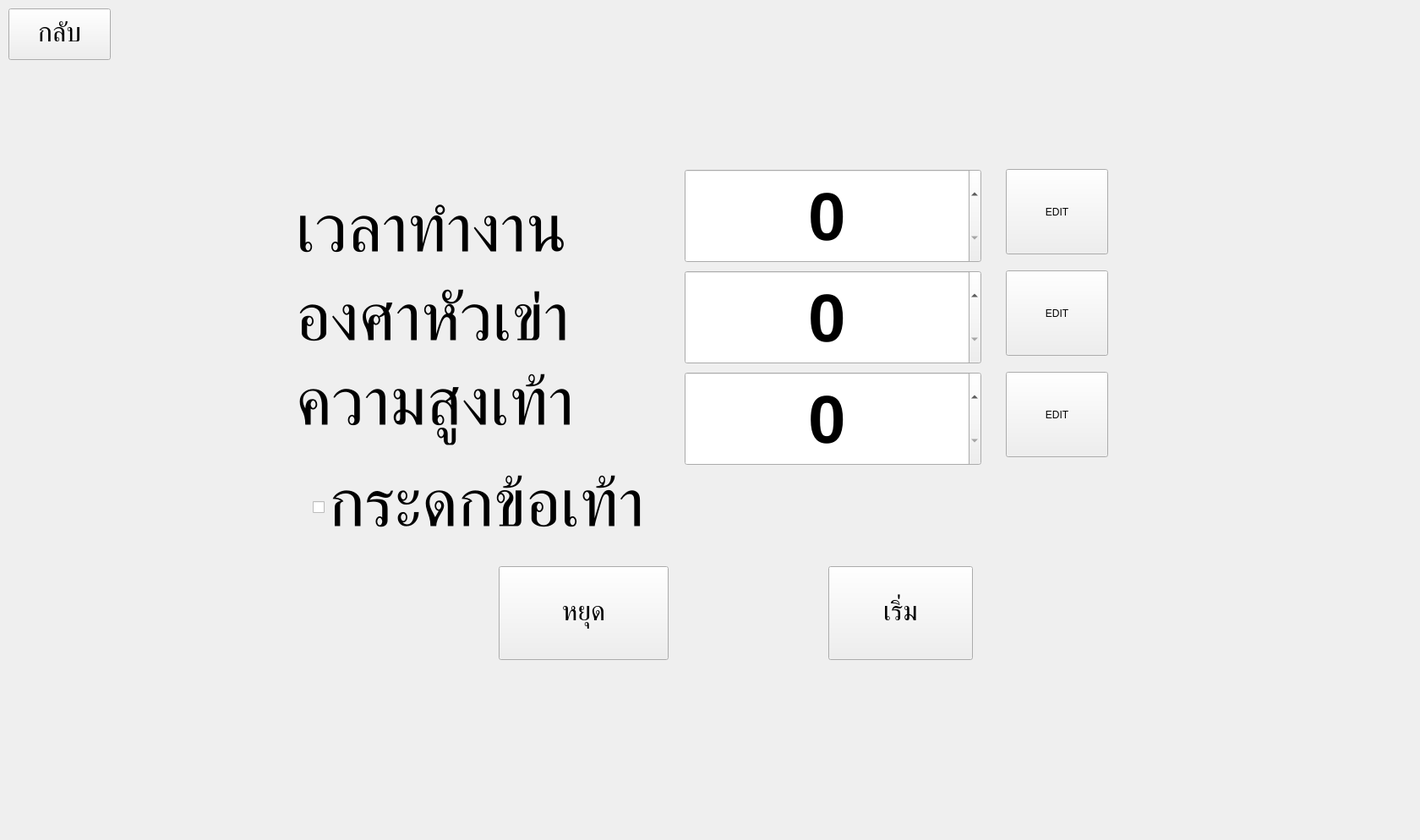
<?xml version="1.0" encoding="UTF-8"?>
<ui version="4.0">
 <class>Form</class>
 <widget class="QWidget" name="Form">
  <property name="geometry">
   <rect>
    <x>0</x>
    <y>0</y>
    <width>1680</width>
    <height>994</height>
   </rect>
  </property>
  <property name="windowTitle">
   <string>Form</string>
  </property>
  <widget class="QPushButton" name="pushButton">
   <property name="geometry">
    <rect>
     <x>590</x>
     <y>670</y>
     <width>201</width>
     <height>111</height>
    </rect>
   </property>
   <property name="font">
    <font>
     <family>Courier</family>
     <pointsize>24</pointsize>
    </font>
   </property>
   <property name="text">
    <string>หยุด</string>
   </property>
  </widget>
  <widget class="QPushButton" name="pushButton_2">
   <property name="geometry">
    <rect>
     <x>980</x>
     <y>670</y>
     <width>171</width>
     <height>111</height>
    </rect>
   </property>
   <property name="font">
    <font>
     <family>Courier</family>
     <pointsize>24</pointsize>
    </font>
   </property>
   <property name="text">
    <string>เริ่ม</string>
   </property>
  </widget>
  <widget class="QSpinBox" name="spinBox">
   <property name="geometry">
    <rect>
     <x>810</x>
     <y>200</y>
     <width>351</width>
     <height>111</height>
    </rect>
   </property>
   <property name="sizePolicy">
    <sizepolicy hsizetype="Maximum" vsizetype="Fixed">
     <horstretch>0</horstretch>
     <verstretch>0</verstretch>
    </sizepolicy>
   </property>
   <property name="font">
    <font>
     <pointsize>60</pointsize>
     <weight>75</weight>
     <italic>false</italic>
     <bold>true</bold>
    </font>
   </property>
   <property name="focusPolicy">
    <enum>Qt::WheelFocus</enum>
   </property>
   <property name="autoFillBackground">
    <bool>false</bool>
   </property>
   <property name="wrapping">
    <bool>false</bool>
   </property>
   <property name="alignment">
    <set>Qt::AlignCenter</set>
   </property>
  </widget>
  <widget class="QSpinBox" name="spinBox_2">
   <property name="geometry">
    <rect>
     <x>810</x>
     <y>320</y>
     <width>351</width>
     <height>111</height>
    </rect>
   </property>
   <property name="font">
    <font>
     <pointsize>60</pointsize>
     <weight>75</weight>
     <italic>false</italic>
     <bold>true</bold>
    </font>
   </property>
   <property name="alignment">
    <set>Qt::AlignCenter</set>
   </property>
   <property name="buttonSymbols">
    <enum>QAbstractSpinBox::UpDownArrows</enum>
   </property>
   <property name="maximum">
    <number>150</number>
   </property>
  </widget>
  <widget class="QCheckBox" name="checkBox">
   <property name="geometry">
    <rect>
     <x>370</x>
     <y>540</y>
     <width>451</width>
     <height>121</height>
    </rect>
   </property>
   <property name="font">
    <font>
     <family>Courier</family>
     <pointsize>60</pointsize>
    </font>
   </property>
   <property name="text">
    <string>กระดกข้อเท้า</string>
   </property>
   <property name="iconSize">
    <size>
     <width>30</width>
     <height>30</height>
    </size>
   </property>
   <property name="checked">
    <bool>false</bool>
   </property>
  </widget>
  <widget class="QLabel" name="label">
   <property name="geometry">
    <rect>
     <x>350</x>
     <y>180</y>
     <width>431</width>
     <height>191</height>
    </rect>
   </property>
   <property name="font">
    <font>
     <family>Courier</family>
     <pointsize>60</pointsize>
    </font>
   </property>
   <property name="text">
    <string>เวลาทำงาน</string>
   </property>
  </widget>
  <widget class="QLabel" name="label_2">
   <property name="geometry">
    <rect>
     <x>350</x>
     <y>310</y>
     <width>451</width>
     <height>141</height>
    </rect>
   </property>
   <property name="font">
    <font>
     <family>Courier</family>
     <pointsize>60</pointsize>
    </font>
   </property>
   <property name="text">
    <string>องศาหัวเข่า</string>
   </property>
  </widget>
  <widget class="QPushButton" name="pushButton_3">
   <property name="geometry">
    <rect>
     <x>1190</x>
     <y>200</y>
     <width>121</width>
     <height>101</height>
    </rect>
   </property>
   <property name="text">
    <string>EDIT</string>
   </property>
  </widget>
  <widget class="QPushButton" name="pushButton_4">
   <property name="geometry">
    <rect>
     <x>1190</x>
     <y>320</y>
     <width>121</width>
     <height>101</height>
    </rect>
   </property>
   <property name="text">
    <string>EDIT</string>
   </property>
  </widget>
  <widget class="QLabel" name="label_3">
   <property name="geometry">
    <rect>
     <x>350</x>
     <y>410</y>
     <width>451</width>
     <height>141</height>
    </rect>
   </property>
   <property name="font">
    <font>
     <family>Courier</family>
     <pointsize>60</pointsize>
    </font>
   </property>
   <property name="text">
    <string>ความสูงเท้า</string>
   </property>
  </widget>
  <widget class="QSpinBox" name="spinBox_3">
   <property name="geometry">
    <rect>
     <x>810</x>
     <y>440</y>
     <width>351</width>
     <height>111</height>
    </rect>
   </property>
   <property name="font">
    <font>
     <pointsize>60</pointsize>
     <weight>75</weight>
     <italic>false</italic>
     <bold>true</bold>
    </font>
   </property>
   <property name="alignment">
    <set>Qt::AlignCenter</set>
   </property>
   <property name="buttonSymbols">
    <enum>QAbstractSpinBox::UpDownArrows</enum>
   </property>
   <property name="maximum">
    <number>150</number>
   </property>
  </widget>
  <widget class="QPushButton" name="pushButton_5">
   <property name="geometry">
    <rect>
     <x>1190</x>
     <y>440</y>
     <width>121</width>
     <height>101</height>
    </rect>
   </property>
   <property name="text">
    <string>EDIT</string>
   </property>
  </widget>
  <widget class="QPushButton" name="back">
   <property name="geometry">
    <rect>
     <x>10</x>
     <y>10</y>
     <width>121</width>
     <height>61</height>
    </rect>
   </property>
   <property name="font">
    <font>
     <family>Courier</family>
     <pointsize>24</pointsize>
    </font>
   </property>
   <property name="text">
    <string>กลับ</string>
   </property>
  </widget>
 </widget>
 <resources/>
 <connections/>
</ui>
